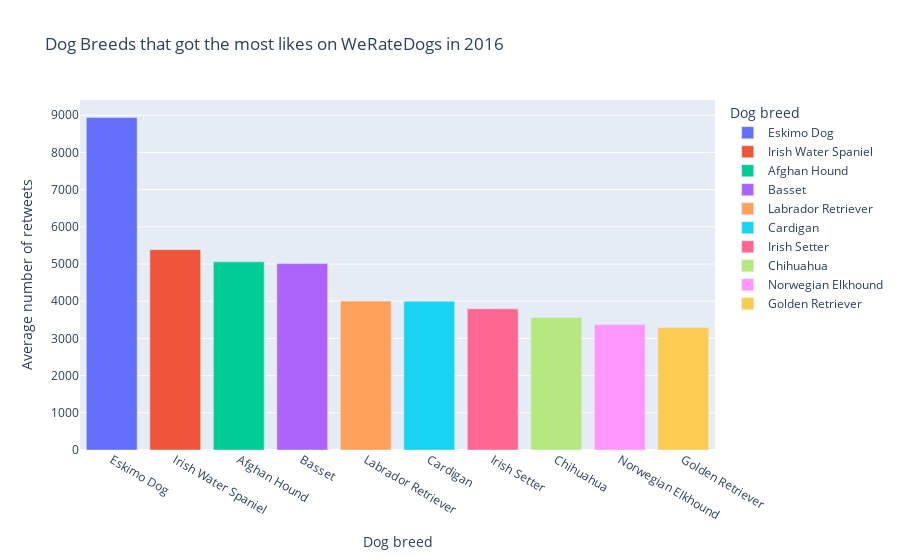

Notebook cell for this chart:
### Code cell
fig = px.bar(df_retweets_16.head(10), x='dog_breed', y='mean', color='dog_breed', title='Dog Breeds that got the most likes on <a href="twitter.com/dog_rates">WeRateDogs</a> in 2016', labels={'mean': 'Average number of retweets', 'dog_breed': 'Dog breed'})
fig.show()

### Figure 1 — Plotly figure (JSON) as saved in the notebook; plotly's stock layout.template omitted (floating-point values rounded to 4 significant figures)
{"data": [{"alignmentgroup": "True", "hovertemplate": "Dog breed=%{x}<br>Average number of retweets=%{y}<extra></extra>", "legendgroup": "Eskimo Dog", "marker": {"color": "#636efa", "pattern": {"shape": ""}}, "name": "Eskimo Dog", "offsetgroup": "Eskimo Dog", "orientation": "v", "showlegend": true, "textposition": "auto", "type": "bar", "x": ["Eskimo Dog"], "xaxis": "x", "y": [8939.0], "yaxis": "y"}, {"alignmentgroup": "True", "hovertemplate": "Dog breed=%{x}<br>Average number of retweets=%{y}<extra></extra>", "legendgroup": "Irish Water Spaniel", "marker": {"color": "#EF553B", "pattern": {"shape": ""}}, "name": "Irish Water Spaniel", "offsetgroup": "Irish Water Spaniel", "orientation": "v", "showlegend": true, "textposition": "auto", "type": "bar", "x": ["Irish Water Spaniel"], "xaxis": "x", "y": [5387], "yaxis": "y"}, {"alignmentgroup": "True", "hovertemplate": "Dog breed=%{x}<br>Average number of retweets=%{y}<extra></extra>", "legendgroup": "Afghan Hound", "marker": {"color": "#00cc96", "pattern": {"shape": ""}}, "name": "Afghan Hound", "offsetgroup": "Afghan Hound", "orientation": "v", "showlegend": true, "textposition": "auto", "type": "bar", "x": ["Afghan Hound"], "xaxis": "x", "y": [5058.0], "yaxis": "y"}, {"alignmentgroup": "True", "hovertemplate": "Dog breed=%{x}<br>Average number of retweets=%{y}<extra></extra>", "legendgroup": "Basset", "marker": {"color": "#ab63fa", "pattern": {"shape": ""}}, "name": "Basset", "offsetgroup": "Basset", "orientation": "v", "showlegend": true, "textposition": "auto", "type": "bar", "x": ["Basset"], "xaxis": "x", "y": [5011], "yaxis": "y"}, {"alignmentgroup": "True", "hovertemplate": "Dog breed=%{x}<br>Average number of retweets=%{y}<extra></extra>", "legendgroup": "Labrador Retriever", "marker": {"color": "#FFA15A", "pattern": {"shape": ""}}, "name": "Labrador Retriever", "offsetgroup": "Labrador Retriever", "orientation": "v", "showlegend": true, "textposition": "auto", "type": "bar", "x": ["Labrador Retriever"], "xaxis": "x", "y": [4005.0], "yaxis": "y"}, {"alignmentgroup": "True", "hovertemplate": "Dog breed=%{x}<br>Average number of retweets=%{y}<extra></extra>", "legendgroup": "Cardigan", "marker": {"color": "#19d3f3", "pattern": {"shape": ""}}, "name": "Cardigan", "offsetgroup": "Cardigan", "orientation": "v", "showlegend": true, "textposition": "auto", "type": "bar", "x": ["Cardigan"], "xaxis": "x", "y": [4001.0], "yaxis": "y"}, {"alignmentgroup": "True", "hovertemplate": "Dog breed=%{x}<br>Average number of retweets=%{y}<extra></extra>", "legendgroup": "Irish Setter", "marker": {"color": "#FF6692", "pattern": {"shape": ""}}, "name": "Irish Setter", "offsetgroup": "Irish Setter", "orientation": "v", "showlegend": true, "textposition": "auto", "type": "bar", "x": ["Irish Setter"], "xaxis": "x", "y": [3795.0], "yaxis": "y"}, {"alignmentgroup": "True", "hovertemplate": "Dog breed=%{x}<br>Average number of retweets=%{y}<extra></extra>", "legendgroup": "Chihuahua", "marker": {"color": "#B6E880", "pattern": {"shape": ""}}, "name": "Chihuahua", "offsetgroup": "Chihuahua", "orientation": "v", "showlegend": true, "textposition": "auto", "type": "bar", "x": ["Chihuahua"], "xaxis": "x", "y": [3565.0], "yaxis": "y"}, {"alignmentgroup": "True", "hovertemplate": "Dog breed=%{x}<br>Average number of retweets=%{y}<extra></extra>", "legendgroup": "Norwegian Elkhound", "marker": {"color": "#FF97FF", "pattern": {"shape": ""}}, "name": "Norwegian Elkhound", "offsetgroup": "Norwegian Elkhound", "orientation": "v", "showlegend": true, "textposition": "auto", "type": "bar", "x": ["Norwegian Elkhound"], "xaxis": "x", "y": [3371.0], "yaxis": "y"}, {"alignmentgroup": "True", "hovertemplate": "Dog breed=%{x}<br>Average number of retweets=%{y}<extra></extra>", "legendgroup": "Golden Retriever", "marker": {"color": "#FECB52", "pattern": {"shape": ""}}, "name": "Golden Retriever", "offsetgroup": "Golden Retriever", "orientation": "v", "showlegend": true, "textposition": "auto", "type": "bar", "x": ["Golden Retriever"], "xaxis": "x", "y": [3292.0], "yaxis": "y"}], "layout": {"barmode": "relative", "legend": {"title": {"text": "Dog breed"}, "tracegroupgap": 0}, "title": {"text": "Dog Breeds that got the most likes on <a href=\"twitter.com/dog_rates\">WeRateDogs</a> in 2016"}, "xaxis": {"anchor": "y", "categoryarray": ["Eskimo Dog", "Irish Water Spaniel", "Afghan Hound", "Basset", "Labrador Retriever", "Cardigan", "Irish Setter", "Chihuahua", "Norwegian Elkhound", "Golden Retriever"], "categoryorder": "array", "domain": [0, 1], "title": {"text": "Dog breed"}}, "yaxis": {"anchor": "x", "domain": [0, 1], "title": {"text": "Average number of retweets"}}}}
